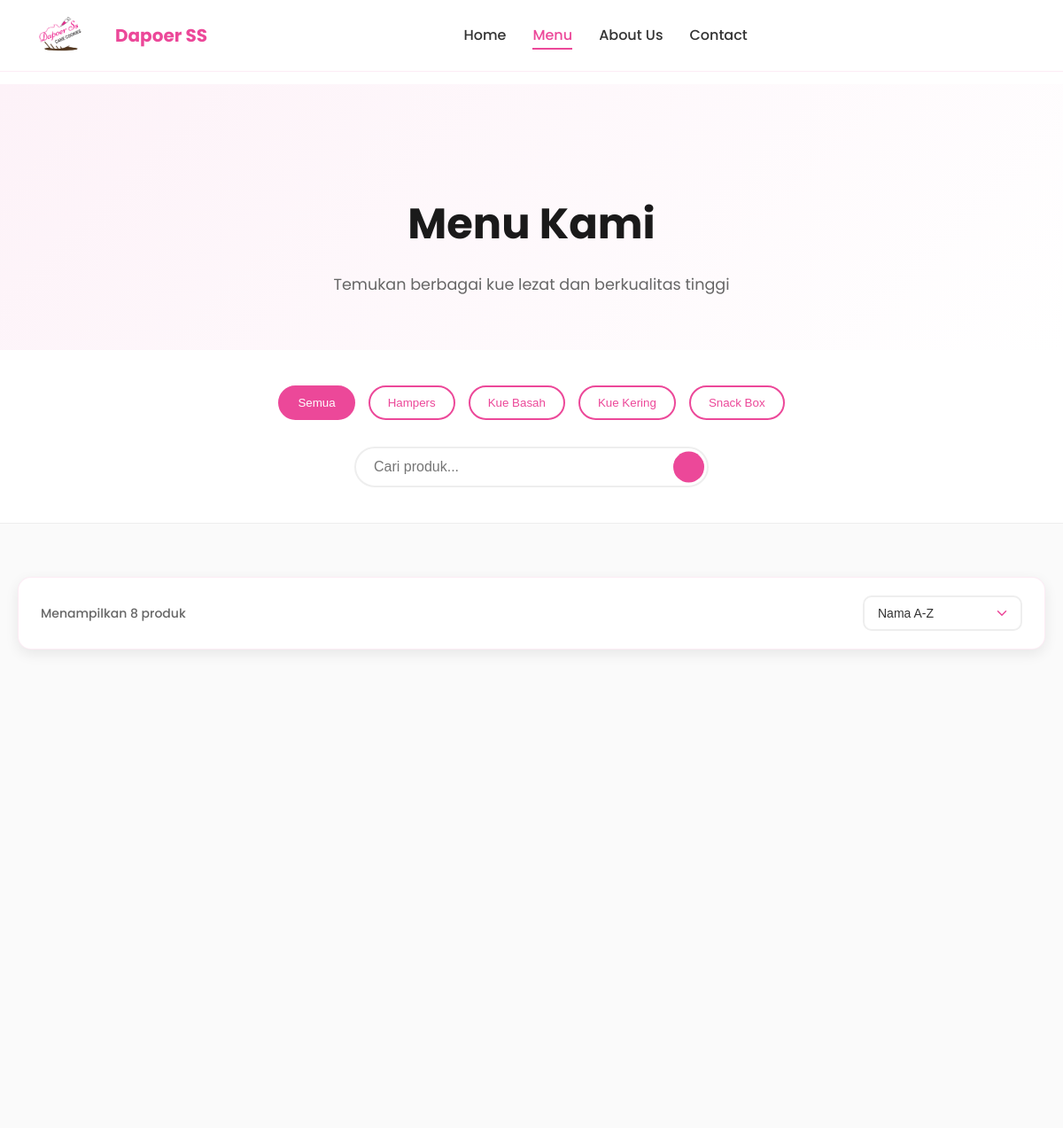
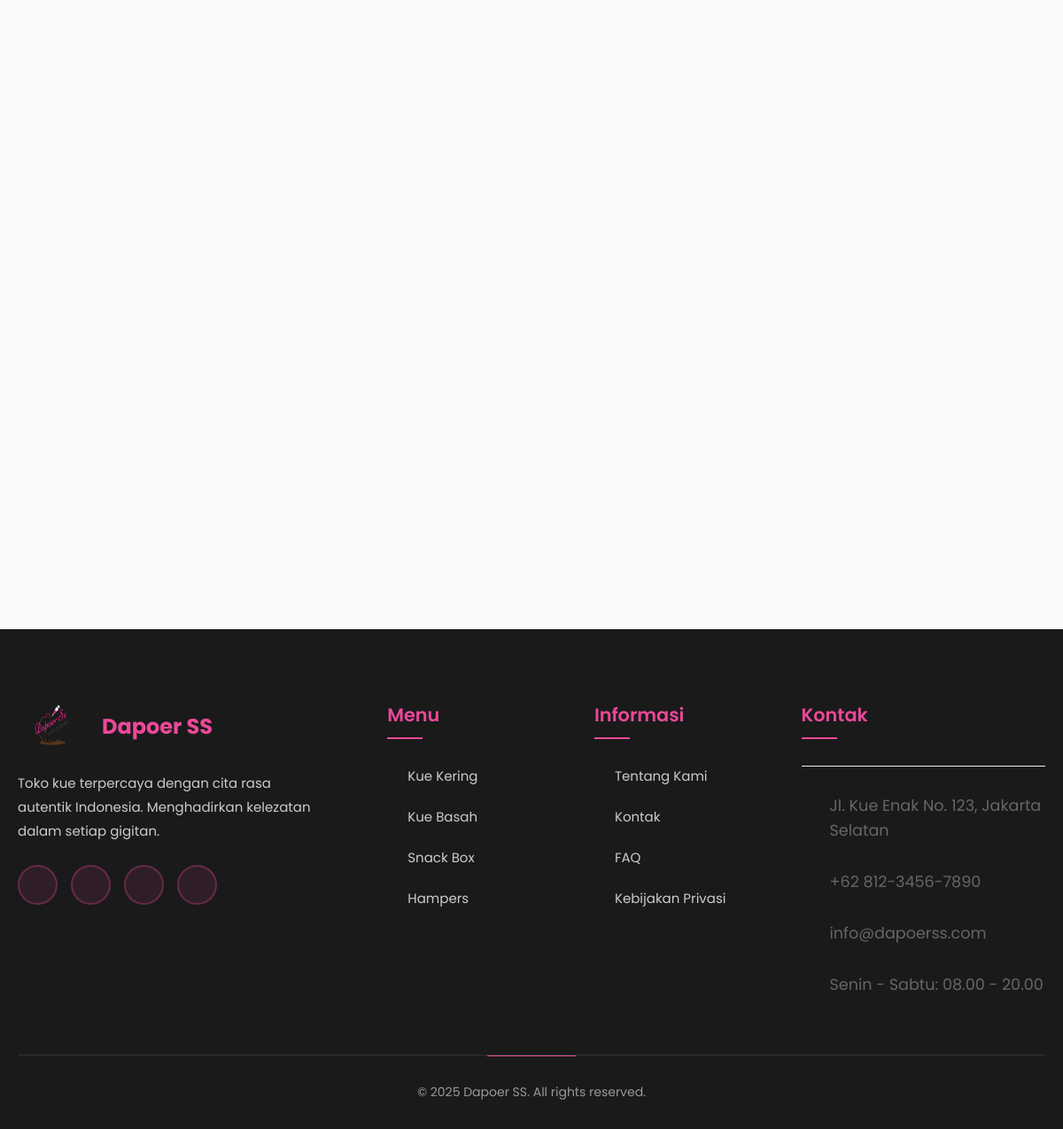
Page /menu.php on the committed database (2 pictures, top to bottom).
### tables this page shows
CREATE TABLE categories (
    id INT AUTO_INCREMENT PRIMARY KEY,
    name VARCHAR(50) NOT NULL,
    slug VARCHAR(50) UNIQUE NOT NULL,
    created_at TIMESTAMP DEFAULT CURRENT_TIMESTAMP
);

### config/database.php (called while the page is built, shortened)
<?php
function isLoggedIn() {
    return isset($_SESSION['user_id']);
}
?>

### menu.php (the view, shortened to what this page needs)
<?php
require_once 'config/database.php';
$database = new Database();
$db = $database->getConnection();
$query = "SELECT * FROM categories ORDER BY name";
$stmt = $db->prepare($query);
$stmt->execute();
$categories = $stmt->fetchAll(PDO::FETCH_ASSOC);
$category_filter = $_GET['category'] ?? '';
$search = $_GET['search'] ?? '';
$sort = $_GET['sort'] ?? 'name';
$where_conditions = ["p.is_active = 1"];
$params = [];
$where_clause = implode(" AND ", $where_conditions);
$sort_options = [
    'name' => 'p.name ASC',
    'price_low' => 'p.price ASC',
    'price_high' => 'p.price DESC',
    'rating' => 'p.rating DESC, p.reviews_count DESC'
];
$order_clause = isset($sort_options[$sort]) ? $sort_options[$sort] : 'p.name ASC';
$query = "SELECT p.*, c.name as category_name FROM products p
          LEFT JOIN categories c ON p.category_id = c.id
          WHERE $where_clause
          ORDER BY $order_clause";
$stmt = $db->prepare($query);
$stmt->execute($params);
$products = $stmt->fetchAll(PDO::FETCH_ASSOC);
include 'includes/header.php';
?>
<section class="page-header">
    <div class="container">
        <h1>Menu Kami</h1>
        <p>Temukan berbagai kue lezat dan berkualitas tinggi</p>
    </div>
</section>
<section class="menu-categories">
    <div class="container">
        <div class="category-filters">
            <button class="filter-btn <?php echo empty($category_filter) ? 'active' : ''; ?>"
                    onclick="filterByCategory('')">Semua</button>
            <?php foreach ($categories as $category): ?>
            <button class="filter-btn <?php echo $category_filter == $category['id'] ? 'active' : ''; ?>"
                    onclick="filterByCategory(<?php echo $category['id']; ?>)">
                <?php echo htmlspecialchars($category['name']); ?>
            </button>
            <?php endforeach; ?>
        </div>
        <div class="search-bar">
            <input type="text" id="menu-search" placeholder="Cari produk..."
                   value="<?php echo htmlspecialchars($search); ?>">
            <button class="search-btn" onclick="searchProducts()">
            </button>
        </div>
    </div>
</section>
<section class="menu-grid-section">
    <div class="container">
        <div class="menu-controls">
            <div class="results-info">
                <p>Menampilkan <?php echo count($products); ?> produk</p>
            </div>
            <div class="sort-controls">
                <select id="sort-select" onchange="sortProducts()">
                    <option value="name" <?php echo $sort == 'name' ? 'selected' : ''; ?>>Nama A-Z</option>
                </select>
            </div>
        </div>
        <?php if (empty($products)): ?>
        <div class="empty-products">
            <div class="empty-icon">🍰</div>
            <h3>Tidak Ada Produk</h3>
            <p>Maaf, tidak ada produk yang sesuai dengan pencarian Anda.</p>
            <a href="menu.php" class="btn btn-primary">Lihat Semua Menu</a>
        </div>
        <?php else: ?>
        <div class="menu-grid">
        </div>
        <?php endif; ?>
    </div>
</section>
<?php include 'includes/footer.php'; ?>

### includes/header.php (shortened to what this page needs)
<?php
require_once 'config/database.php';
$cart_count = 0;
?>
<!DOCTYPE html>
<html lang="id">
<head>
    <link rel="stylesheet" href="assets/css/style.css">
    <link href="https://cdn.jsdelivr.net/npm/remixicon@3.5.0/fonts/remixicon.css" rel="stylesheet">
</head>
<body>
    <nav class="navbar" id="navbar">
        <div class="nav-container">
            <div class="nav-logo">
                <img src="assets/uploads/products/logo no background.png" alt="Dapoer SS">
                <span>Dapoer SS</span>
            </div>
            <ul class="nav-menu" id="nav-menu">
                <li><a href="index.php" class="nav-link <?php echo basename($_SERVER['PHP_SELF']) == 'index.php' ? 'active' : ''; ?>">Home</a></li>
                <li><a href="menu.php" class="nav-link <?php echo basename($_SERVER['PHP_SELF']) == 'menu.php' ? 'active' : ''; ?>">Menu</a></li>
                <li><a href="about.php" class="nav-link <?php echo basename($_SERVER['PHP_SELF']) == 'about.php' ? 'active' : ''; ?>">About Us</a></li>
                <li><a href="contact.php" class="nav-link <?php echo basename($_SERVER['PHP_SELF']) == 'contact.php' ? 'active' : ''; ?>">Contact</a></li>
            </ul>
            <div class="nav-actions">
                <button class="icon-btn" id="search-btn">
                </button>
                <?php if (isLoggedIn()): ?>
                <button class="cart-btn" id="cart-btn">
                    <i class="ri-shopping-cart-line"></i>
                    <span class="cart-count" id="cart-count"><?php echo $cart_count; ?></span>
                </button>
                <div class="user-menu">
                    <button class="icon-btn" id="user-menu-btn">
                        <i class="ri-user-line"></i>
                    </button>
                    <div class="user-dropdown" id="user-dropdown">
                        <a href="profile.php"><i class="ri-user-settings-line"></i> Profile</a>
                        <a href="orders.php"><i class="ri-shopping-bag-line"></i> Pesanan</a>
                        <a href="logout.php"><i class="ri-logout-box-line"></i> Logout</a>
                    </div>
                </div>
                <?php else: ?>
                <button class="icon-btn" onclick="window.location.href='login.php'">
                </button>
                <?php endif; ?>
            </div>
        </div>
    </nav>

### includes/footer.php (shortened to what this page needs)
    <footer class="footer">
        <div class="container">
            <div class="footer-content">
                <div class="footer-section">
                    <div class="footer-logo">
                        <img src="assets/uploads/products/logo no background.png" alt="Dapoer SS">
                        <span>Dapoer SS</span>
                    </div>
                    <p>Toko kue terpercaya dengan cita rasa autentik Indonesia. Menghadirkan kelezatan dalam setiap gigitan.</p>
                    <div class="social-links">
                        <a href="#" class="social-link"><i class="ri-facebook-fill"></i></a>
                        <a href="#" class="social-link"><i class="ri-instagram-line"></i></a>
                        <a href="#" class="social-link"><i class="ri-twitter-line"></i></a>
                        <a href="#" class="social-link"><i class="ri-tiktok-line"></i></a>
                    </div>
                </div>
                <div class="footer-section">
                    <h3>Menu</h3>
                    <ul>
                        <li><a href="menu.php">Kue Kering</a></li>
                        <li><a href="menu.php">Kue Basah</a></li>
                        <li><a href="menu.php">Snack Box</a></li>
                        <li><a href="menu.php">Hampers</a></li>
                    </ul>
                </div>
                <div class="footer-section">
                    <h3>Informasi</h3>
                    <ul>
                        <li><a href="about.php">Tentang Kami</a></li>
                        <li><a href="contact.php">Kontak</a></li>
                        <li><a href="#">FAQ</a></li>
                        <li><a href="#">Kebijakan Privasi</a></li>
                    </ul>
                </div>
                <div class="footer-section">
                    <h3>Kontak</h3>
                    <div class="contact-info">
                        <p><i class="ri-map-pin-line"></i> Jl. Kue Enak No. 123, Jakarta Selatan</p>
                        <p><i class="ri-phone-line"></i> +62 812-3456-7890</p>
                        <p><i class="ri-mail-line"></i> info@dapoerss.com</p>
                        <p><i class="ri-time-line"></i> Senin - Sabtu: 08.00 - 20.00</p>
                    </div>
                </div>
            </div>
            <div class="footer-bottom">
                <p>&copy; 2025 Dapoer SS. All rights reserved.</p>
            </div>
        </div>
    </footer>
</body>
</html>

### rows in the picture
categories: name "Hampers"
categories: name "Kue Basah"
categories: name "Kue Kering"
categories: name "Snack Box"

### other values in the picture
count($products) "8"
